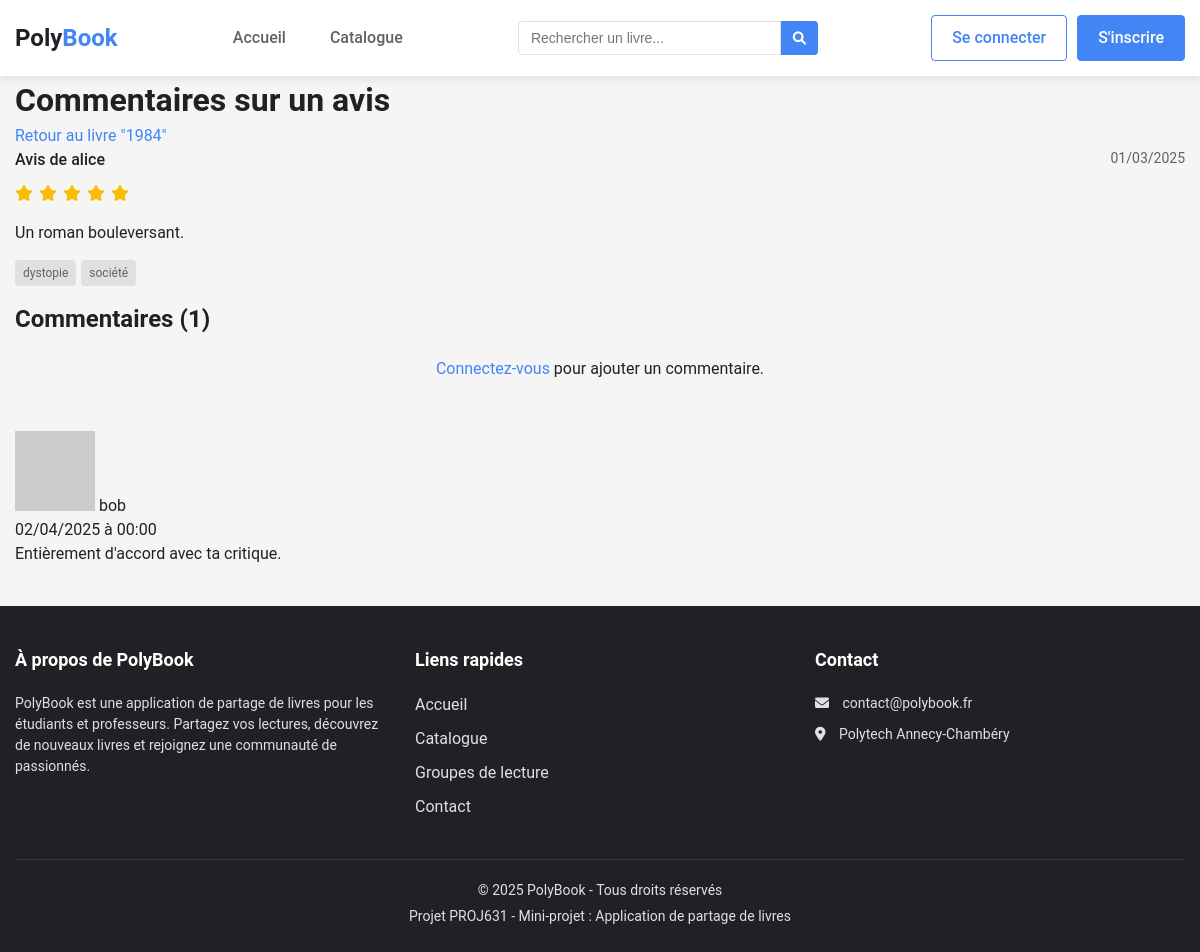
Page /website/commentaires.php?review=1 on the earlier database version.
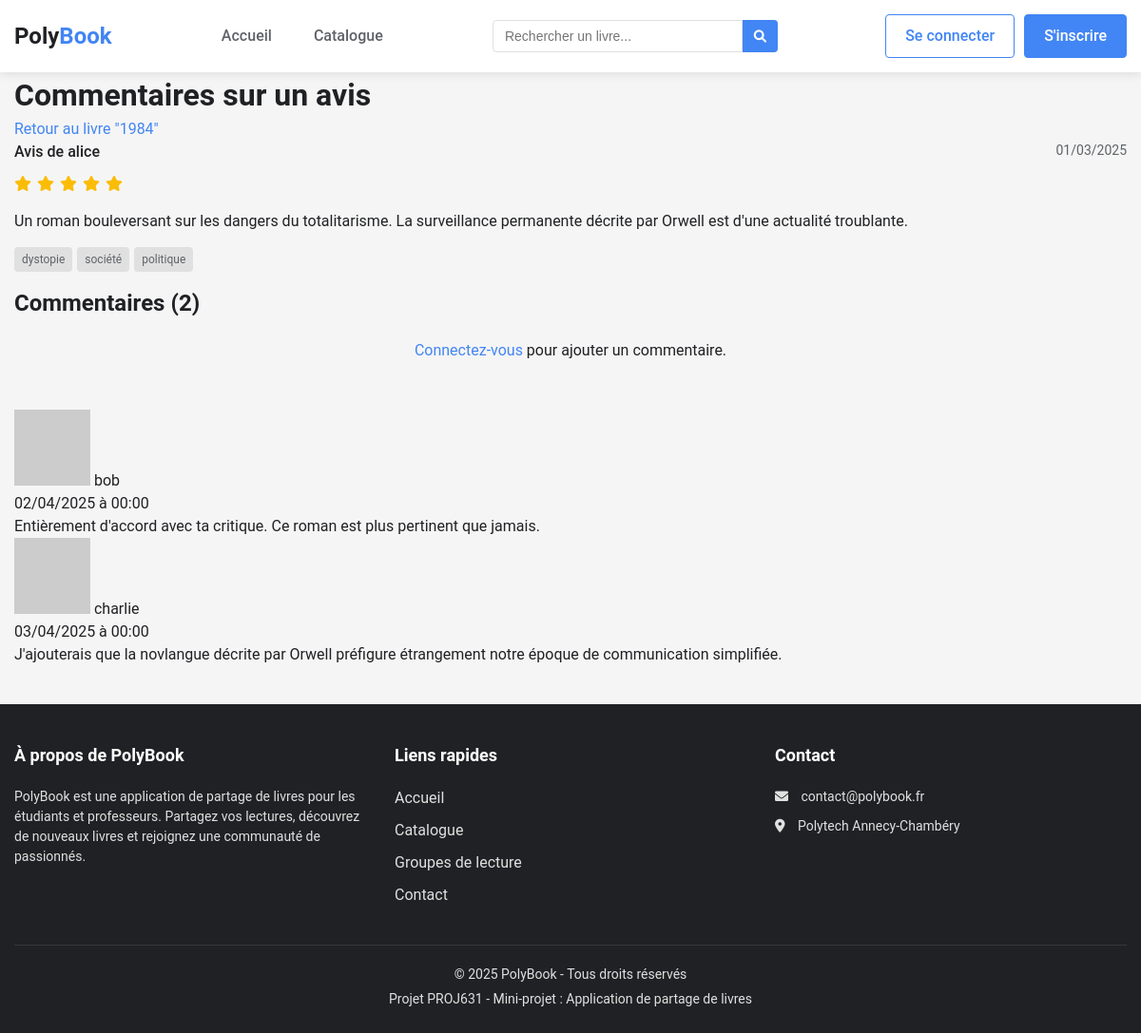
Same page on the later database version.
### tables this page shows
CREATE TABLE review (
    id INT PRIMARY KEY AUTO_INCREMENT,
    created_at DATE,
    user_id INT,
    book_id INT,
    rating DECIMAL,
    content TEXT,
    contains_spoiler BOOLEAN DEFAULT FALSE,
    tags TEXT
);

CREATE TABLE book (
    id INT PRIMARY KEY AUTO_INCREMENT,
    created_at DATE,
    title TEXT,
    author TEXT,
    isbn TEXT,
    publication_year INT,
    description TEXT,
    language TEXT,
    added_by_user_id INT,
    is_approved BOOLEAN DEFAULT FALSE
);

CREATE TABLE user (
    id INT PRIMARY KEY AUTO_INCREMENT,
    created_at DATE,
    username TEXT,
    email TEXT,
    password TEXT,
    role TEXT,
    grade_id INT,
    resume_id INT
);

CREATE TABLE comment (
    id INT PRIMARY KEY AUTO_INCREMENT,
    created_at DATE,
    user_id INT,
    review_id INT,
    book_id INT,
    content TEXT,
    comment_id INT
);

### website/connexion.php (called while the page is built, shortened)
<?php
function estConnecte() {
    return isset($_SESSION['user_id']);
}
function securiser($donnee) {
    return htmlspecialchars($donnee, ENT_QUOTES, 'UTF-8');
}
?>

### website/commentaires.php (the view, shortened to what this page needs)
<!DOCTYPE html>
<html lang="fr">
<head>
    <link rel="stylesheet" href="styles.css">
    <link rel="stylesheet" href="https://cdnjs.cloudflare.com/ajax/libs/font-awesome/6.0.0/css/all.min.css">
</head>
<body>
    <?php
    require_once 'connexion.php';
    include 'header.php';
    $review_id = intval($_GET['review']);
    $review_sql = "SELECT r.*, u.username as reviewer_name, b.title as book_title, b.id as book_id
                  FROM review r
                  JOIN user u ON r.user_id = u.id
                  JOIN book b ON r.book_id = b.id
                  WHERE r.id = $review_id";
    $review_result = $conn->query($review_sql);
    $review = $review_result->fetch_assoc();
    $comments_sql = "SELECT c.*, u.username, u.email
                    FROM comment c
                    JOIN user u ON c.user_id = u.id
                    WHERE c.review_id = $review_id
                    ORDER BY c.created_at ASC";
    $comments_result = $conn->query($comments_sql);
    ?>
    <main class="container">
        <div class="comments-page">
            <div class="page-header">
                <h1>Commentaires sur un avis</h1>
                <div class="breadcrumbs">
                    <a href="livre.php?id=<?php echo $review['book_id']; ?>">Retour au livre "<?php echo securiser($review['book_title']); ?>"</a>
                </div>
            </div>
            <div class="review-display">
                <div class="review-header">
                    <span class="reviewer">Avis de <?php echo securiser($review['reviewer_name']); ?></span>
                    <span class="review-date"><?php echo date('d/m/Y', strtotime($review['created_at'])); ?></span>
                </div>
                <div class="review-rating">
                    <?php for ($i = 1; $i <= 5; $i++): ?>
                        <i class="fa<?php echo ($i <= $review['rating']) ? 's' : 'r'; ?> fa-star"></i>
                    <?php endfor; ?>
                </div>
                <?php if ($review['contains_spoiler']): ?>
                    <div class="spoiler-alert">
                        <i class="fas fa-exclamation-triangle"></i> Attention : contient des spoilers
                        <button class="show-spoiler">Afficher quand même</button>
                    </div>
                    <div class="review-content hidden">
                        <?php echo nl2br(securiser($review['content'])); ?>
                    </div>
                <?php else: ?>
                    <div class="review-content">
                        <?php echo nl2br(securiser($review['content'])); ?>
                    </div>
                <?php endif; ?>
                <?php if (!empty($review['tags'])): ?>
                    <div class="review-tags">
                        <?php
                        $tags = explode(',', $review['tags']);
                        foreach ($tags as $tag):
                            $tag = trim($tag);
                            if (!empty($tag)):
                        ?>
                            <span class="tag"><?php echo securiser($tag); ?></span>
                        <?php
                            endif;
                        endforeach;
                        ?>
                    </div>
                <?php endif; ?>
            </div>
            <div class="comments-section">
                <h2>Commentaires (<?php echo $comments_result->num_rows; ?>)</h2>
                <?php if (estConnecte()): ?>
                <div class="comment-form-section">
                    <h3>Ajouter un commentaire</h3>
                    <form method="POST" action="" class="comment-form">
                        <textarea name="content" rows="4" placeholder="Votre commentaire..." required></textarea>
                        <button type="submit" name="add_comment" class="btn primary">Publier</button>
                    </form>
                </div>
                <?php else: ?>
                <div class="login-prompt">
                    <a href="connexion_form.php">Connectez-vous</a> pour ajouter un commentaire.
                </div>
                <?php endif; ?>
                <div class="comments-list">
                    <?php if ($comments_result->num_rows > 0): ?>
                        <?php while ($comment = $comments_result->fetch_assoc()): ?>
                            <div class="comment-card">
                                <div class="comment-header">
                                    <div class="commenter-info">
                                        <img src="https://www.gravatar.com/avatar/<?php echo md5(strtolower(trim($comment['email']))); ?>?s=40&d=identicon" alt="Avatar" class="commenter-avatar">
                                        <span class="commenter-name"><?php echo securiser($comment['username']); ?></span>
                                    </div>
                                    <span class="comment-date"><?php echo date('d/m/Y à H:i', strtotime($comment['created_at'])); ?></span>
                                </div>
                                <div class="comment-content">
                                    <?php echo nl2br(securiser($comment['content'])); ?>
                                </div>
                            </div>
                        <?php endwhile; ?>
                    <?php else: ?>
                        <p class="no-comments">Aucun commentaire pour le moment. Soyez le premier à commenter !</p>
                    <?php endif; ?>
                </div>
            </div>
        </div>
    </main>
    <?php include 'footer.php'; ?>
</body>
</html>

### website/header.php (shortened to what this page needs)
<header class="site-header">
    <div class="container">
        <div class="header-logo">
            <a href="index.php">
                <h1>Poly<span>Book</span></h1>
            </a>
        </div>
        <nav class="main-nav">
            <ul>
                <li><a href="index.php">Accueil</a></li>
                <li><a href="catalogue.php">Catalogue</a></li>
            </ul>
        </nav>
        <div class="header-search">
            <form action="catalogue.php" method="GET">
                <input type="text" name="search" placeholder="Rechercher un livre..." <?php if (isset($_GET['search'])) echo 'value="' . securiser($_GET['search']) . '"'; ?>>
                <button type="submit"><i class="fas fa-search"></i></button>
            </form>
        </div>
        <div class="user-menu">
            <?php if (estConnecte()): ?>
                <div class="user-dropdown">
                    <button class="dropdown-btn">
                        <img src="https://www.gravatar.com/avatar/<?php echo md5(strtolower(trim($_SESSION['username']))); ?>?s=40&d=identicon" alt="Avatar" class="user-avatar">
                        <span><?php echo securiser($_SESSION['username']); ?></span>
                        <i class="fas fa-chevron-down"></i>
                    </button>
                    <div class="dropdown-content">
                        <a href="profil.php"><i class="fas fa-user"></i> Mon profil</a>
                        <a href="favoris.php"><i class="fas fa-heart"></i> Mes favoris</a>
                        <a href="notifications.php"><i class="fas fa-bell"></i> Notifications</a>
                        <?php if ($_SESSION['role'] === 'admin'): ?>
                            <a href="admin/index.php"><i class="fas fa-cog"></i> Administration</a>
                        <?php endif; ?>
                        <a href="deconnexion.php"><i class="fas fa-sign-out-alt"></i> Déconnexion</a>
                    </div>
                </div>
            <?php else: ?>
                <a href="connexion_form.php" class="btn login-btn">Se connecter</a>
                <a href="inscription_form.php" class="btn register-btn">S'inscrire</a>
            <?php endif; ?>
        </div>
    </div>
</header>

### website/footer.php
<footer class="site-footer">
    <div class="container">
        <div class="footer-content">
            <div class="footer-about">
                <h3>À propos de PolyBook</h3>
                <p>PolyBook est une application de partage de livres pour les étudiants et professeurs. Partagez vos lectures, découvrez de nouveaux livres et rejoignez une communauté de passionnés.</p>
            </div>
            <div class="footer-links">
                <h3>Liens rapides</h3>
                <ul>
                    <li><a href="index.php">Accueil</a></li>
                    <li><a href="catalogue.php">Catalogue</a></li>
                    <li><a href="groupes_lecture.php">Groupes de lecture</a></li>
                    <li><a href="contact.php">Contact</a></li>
                </ul>
            </div>
            <div class="footer-contact">
                <h3>Contact</h3>
                <p><i class="fas fa-envelope"></i> contact@polybook.fr</p>
                <p><i class="fas fa-map-marker-alt"></i> Polytech Annecy-Chambéry</p>
            </div>
        </div>
        <div class="footer-bottom">
            <p>&copy; <?php echo date('Y'); ?> PolyBook - Tous droits réservés</p>
            <p>Projet PROJ631 - Mini-projet : Application de partage de livres</p>
        </div>
    </div>
</footer>

### website/styles.css (style rules this page uses)
:root { --primary-color: #4285f4; --primary-dark: #3367d6; --secondary-color: #5f6368; --accent-color: #fbbc05; --success-color: #34a853; --error-color: #ea4335; --info-color: #4285f4; --warning-color: #fbbc05; --light-gray: #f5f5f5; --medium-gray: #e0e0e0; --dark-gray: #5f6368; --white: #ffffff; --black: #202124; --border-radius: 4px; --box-shadow: 0 2px 10px rgba(0, 0, 0, 0.1); --transition: all 0.3s ease; --font-family: 'Roboto', 'Segoe UI', Arial, sans-serif; }
* { margin: 0; padding: 0; box-sizing: border-box; }
body { font-family: var(--font-family); font-size: 16px; line-height: 1.5; color: var(--black); background-color: var(--light-gray); }
a { text-decoration: none; color: var(--primary-color); transition: var(--transition); }
ul { list-style: none; }
img { max-width: 100%; height: auto; }
.container { max-width: 1200px; margin: 0 auto; padding: 0 15px; }
.site-header { background-color: var(--white); box-shadow: var(--box-shadow); padding: 15px 0; position: sticky; top: 0; z-index: 100; }
.site-header .container { display: flex; align-items: center; justify-content: space-between; }
.header-logo a { display: flex; align-items: center; font-weight: bold; color: var(--black); }
.header-logo h1 { font-size: 24px; }
.header-logo span { color: var(--primary-color); }
.main-nav ul { display: flex; gap: 20px; }
.main-nav a { color: var(--dark-gray); font-weight: 500; padding: 8px 12px; border-radius: var(--border-radius); }
.header-search form { display: flex; width: 300px; }
.header-search input { flex: 1; padding: 8px 12px; border: 1px solid var(--medium-gray); border-radius: var(--border-radius) 0 0 var(--border-radius); font-size: 14px; }
.header-search button { background-color: var(--primary-color); color: var(--white); border: none; padding: 8px 12px; border-radius: 0 var(--border-radius) var(--border-radius) 0; cursor: pointer; }
.user-menu { display: flex; align-items: center; }
.login-btn, .register-btn { padding: 8px 16px; margin-left: 10px; border-radius: var(--border-radius); font-weight: 500; }
.login-btn { color: var(--primary-color); background-color: transparent; border: 1px solid var(--primary-color); }
.register-btn { color: var(--white); background-color: var(--primary-color); border: 1px solid var(--primary-color); }
.site-footer { background-color: var(--black); color: var(--white); padding: 40px 0 20px; margin-top: 40px; }
.footer-content { display: grid; grid-template-columns: repeat(auto-fit, minmax(250px, 1fr)); gap: 30px; }
.footer-about h3, .footer-links h3, .footer-contact h3 { margin-bottom: 20px; font-size: 18px; color: var(--white); }
.footer-about p { margin-bottom: 15px; font-size: 14px; color: var(--medium-gray); }
.footer-links ul li { margin-bottom: 10px; }
.footer-links a { color: var(--medium-gray); }
.footer-contact p { margin-bottom: 10px; font-size: 14px; color: var(--medium-gray); }
.footer-contact i { margin-right: 10px; }
.footer-bottom { border-top: 1px solid rgba(255, 255, 255, 0.1); margin-top: 30px; padding-top: 20px; text-align: center; }
.footer-bottom p { font-size: 14px; color: var(--medium-gray); margin-bottom: 5px; }
.btn { display: inline-block; padding: 10px 20px; border-radius: var(--border-radius); font-weight: 500; cursor: pointer; transition: var(--transition); text-align: center; }
.review-header { display: flex; justify-content: space-between; margin-bottom: 10px; }
.reviewer { font-weight: 500; }
.review-date { font-size: 14px; color: var(--dark-gray); }
.review-rating { margin-bottom: 15px; }
.review-rating i { color: var(--accent-color); margin-right: 2px; }
.review-content { margin-bottom: 15px; }
.review-tags { display: flex; flex-wrap: wrap; gap: 5px; margin-bottom: 15px; }
.tag { background-color: var(--medium-gray); color: var(--dark-gray); padding: 4px 8px; border-radius: var(--border-radius); font-size: 12px; }
.login-prompt { text-align: center; padding: 20px; background-color: var(--light-gray); border-radius: var(--border-radius); margin-bottom: 30px; }

Differences in the rows shown:
changed review "dystopie": content "Un roman bouleversant." → "Un roman bouleversant sur les dangers du totalitarisme. La surveillance permanente décrite par Orwell est d'une actualité troublante."
changed comment "bob": content "Entièrement d'accord avec ta critique." → "Entièrement d'accord avec ta critique. Ce roman est plus pertinent que jamais."
added comment: user.username "charlie", created_at "03/04/2025 à 00:00", content "J'ajouterais que la novlangue décrite par Orwell préfigure étrangement notre époque de communication simplifiée."
Other differences:
$comments_result->num_rows: "1" → "2"
new list line: "politique"
